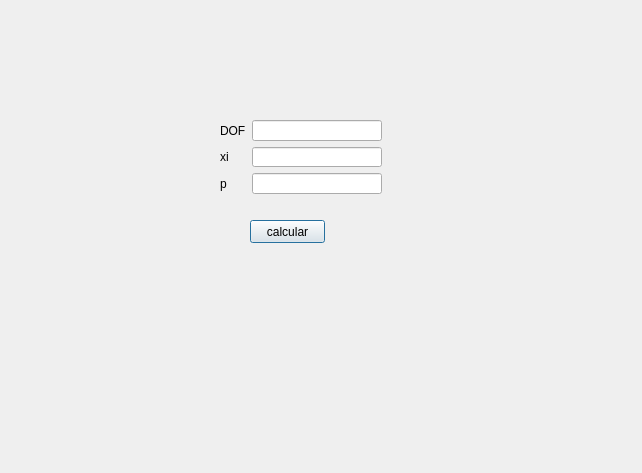
<?xml version="1.0" encoding="UTF-8"?>
<ui version="4.0">
 <class>ventana_psp_3</class>
 <widget class="QDialog" name="ventana_psp_3">
  <property name="geometry">
   <rect>
    <x>0</x>
    <y>0</y>
    <width>642</width>
    <height>473</height>
   </rect>
  </property>
  <property name="windowTitle">
   <string>Dialog</string>
  </property>
  <widget class="QPushButton" name="pushButton">
   <property name="geometry">
    <rect>
     <x>250</x>
     <y>220</y>
     <width>75</width>
     <height>23</height>
    </rect>
   </property>
   <property name="text">
    <string>calcular</string>
   </property>
  </widget>
  <widget class="QWidget" name="">
   <property name="geometry">
    <rect>
     <x>220</x>
     <y>120</y>
     <width>162</width>
     <height>74</height>
    </rect>
   </property>
   <layout class="QFormLayout" name="formLayout">
    <item row="0" column="0">
     <widget class="QLabel" name="label">
      <property name="text">
       <string>DOF</string>
      </property>
     </widget>
    </item>
    <item row="0" column="1">
     <widget class="QLineEdit" name="lineEdit"/>
    </item>
    <item row="1" column="0">
     <widget class="QLabel" name="label_2">
      <property name="text">
       <string>xi</string>
      </property>
     </widget>
    </item>
    <item row="1" column="1">
     <widget class="QLineEdit" name="lineEdit_2"/>
    </item>
    <item row="2" column="0">
     <widget class="QLabel" name="label_3">
      <property name="text">
       <string>p</string>
      </property>
     </widget>
    </item>
    <item row="2" column="1">
     <widget class="QLineEdit" name="lineEdit_3"/>
    </item>
   </layout>
  </widget>
 </widget>
 <resources/>
 <connections/>
</ui>
